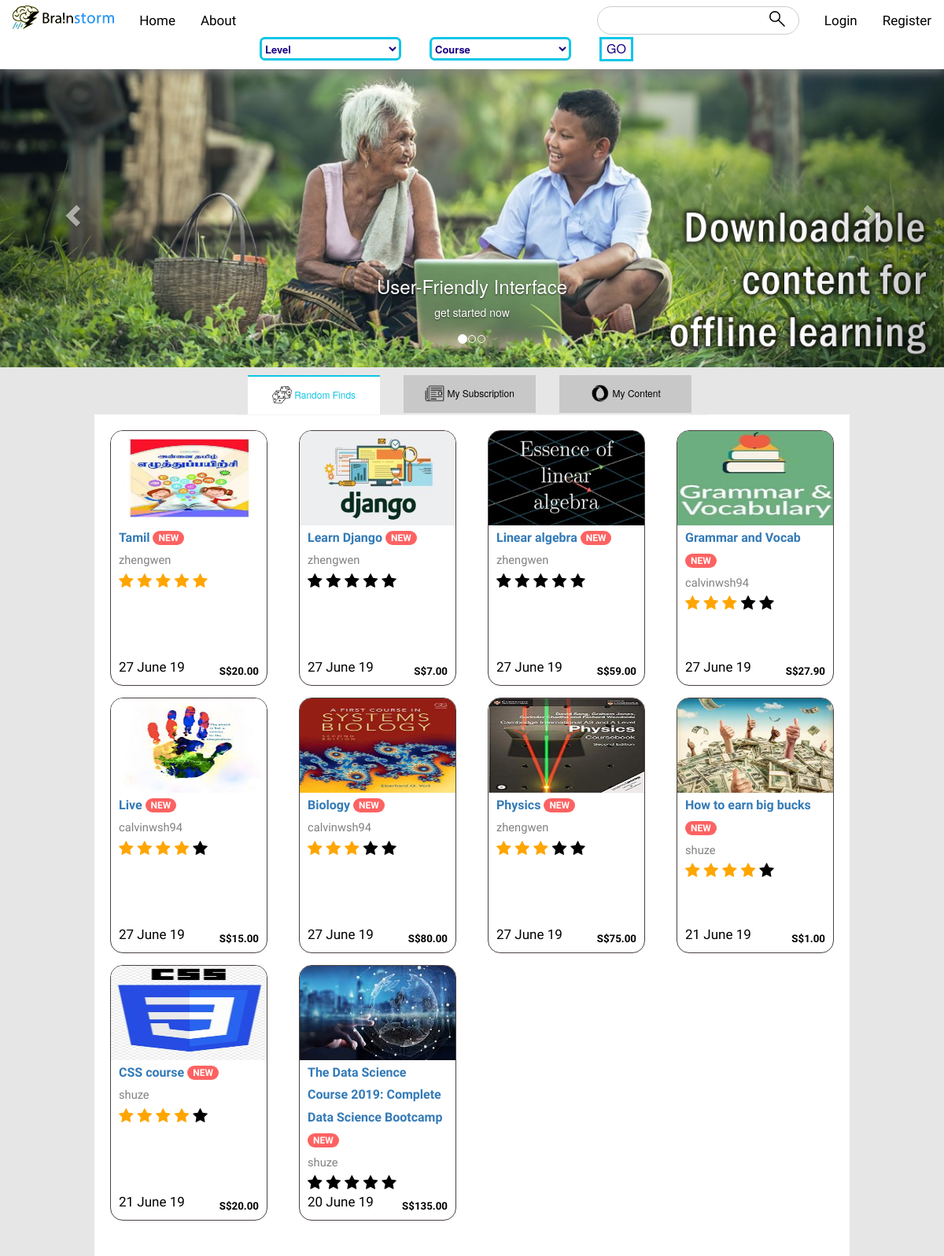
The page / on the database its author committed.
### store/models.py (models this page shows, shortened)
class Post(models.Model):
	title = models.CharField(max_length=100)
	image = models.ImageField(default = 'default0.jpg', upload_to='course_image/')
	description = models.TextField()
	price = models.DecimalField(decimal_places=2, max_digits=6)
	date_posted = models.DateTimeField(default=timezone.now)
	author = models.ForeignKey(User, on_delete=models.CASCADE)
	rating = models.IntegerField(default = 0)

### store/views.py (the view)
# urls.py: path('', PostListView.as_view(), name='store-home'),
class PostListView(ListView):
	model = Post
	template_name = 'store/home.html' # <app>/<model>_<viewtype>.html
	context_object_name = 'post'
	ordering = ['-date_posted']
	paginate_by = 12

### store/templates/store/home.html (shortened to what this page needs)
{% extends "store/base.html" %}
{% block content %}
      <div id="useless">
          <div id="myCarousel" class="carousel slide" data-ride="carousel">
    <ol class="carousel-indicators">
      <li data-target="#myCarousel" data-slide-to="0" class="active"></li>
      <li data-target="#myCarousel" data-slide-to="1"></li>
      <li data-target="#myCarousel" data-slide-to="2"></li>
    </ol>
  <div class="carousel-inner">
    <div class="item active">
      <div class="cover_holder">
      <img src="/static/store/kids.jpg" alt="c0">
      <div class="carousel-caption">
        <h3>User-Friendly Interface</h3>
        <p>get started now</p>
      </div>
      </div>
    </div>
  </div>
  <a class="left carousel-control" href="#myCarousel" data-slide="prev">
    <span class="glyphicon glyphicon-chevron-left"></span>
  </a>
  <a class="right carousel-control" href="#myCarousel" data-slide="next">
    <span class="glyphicon glyphicon-chevron-right"></span>
  </a>
</div>
      </div>
      <div class="panel">
        <span class="shape">
          <a style="background-color: white; color: rgb(16, 197, 230); border-top: solid 2px rgb(16, 197, 230);">
            <img src="/static/store/random.gif" alt="">
            Random Finds
          </a>
          </span>
          <span class="shape">
          <a href="#">
            <img src="/static/store/Subscription.gif" alt="">
            My Subscription
          </a>
          </span>
          <span class="shape">
          {% if user.is_authenticated %}
          <a  href="{% url 'user-posts' user.username %}">
          {% else %}
          <a  href="{% url 'login' %}">
          {% endif %}
            <img src="/static/store/content.gif" alt="">
            My Content
          </a>
          </span>
      </div>
      <p style="padding: 20px;"></p>
      <div style="padding-top: 20px;" id="main" >
      <section class="text-center mb-4">
        <div class="row">
        {% for post in post %}
          <div class="col-lg-3 col-md-6 mb-4">
            <div id="course_card">
              <div class="view overlay">
                <img style="margin-left: -10px;" src="{{ post.image.url }}" alt="">
              </div>
              <div>
                <div>
                  <strong>
                    <a class="title" href="{% url 'post-detail' post.id %}" > <span>{{ post.title }}</span>
                      <span  style="background-color: rgb(253, 98, 98);" class="badge badge-pill danger-color">NEW
                      </span>
                    </a>
                  </strong>
                </div>
                <a href="{% url 'user-posts' post.author.username %}" class="author">
                  {{ post.author }}
                </a>
                <div class="rating">
                {% if post.rating == 0 %}
                <span class="fa fa-star"></span>
                <span class="fa fa-star"></span>
                <span class="fa fa-star"></span>
                <span class="fa fa-star"></span>
                <span class="fa fa-star"></span>
                {% elif post.rating == 1 %}
                <span class="fa fa-star checked"></span>
                <span class="fa fa-star"></span>
                <span class="fa fa-star"></span>
                <span class="fa fa-star"></span>
                <span class="fa fa-star"></span>
                {% elif post.rating == 2 %}
                <span class="fa fa-star checked"></span>
                <span class="fa fa-star checked"></span>
                <span class="fa fa-star"></span>
                <span class="fa fa-star"></span>
                <span class="fa fa-star"></span>
                {% elif post.rating == 3 %}
                <span class="fa fa-star checked"></span>
                <span class="fa fa-star checked"></span>
                <span class="fa fa-star checked"></span>
                <span class="fa fa-star"></span>
                <span class="fa fa-star"></span>
                {% elif post.rating == 4 %}
                <span class="fa fa-star checked"></span>
                <span class="fa fa-star checked"></span>
                <span class="fa fa-star checked"></span>
                <span class="fa fa-star checked"></span>
                <span class="fa fa-star"></span>
                {% elif post.rating == 5 %}
                <span class="fa fa-star checked"></span>
                <span class="fa fa-star checked"></span>
                <span class="fa fa-star checked"></span>
                <span class="fa fa-star checked"></span>
                <span class="fa fa-star checked"></span>
                {% endif %}
                </div>
                <div>
                  <strong style="text-align: right;" class="price">S${{ post.price }}
                  </strong>
                </div>
                <small class="date">
                   {{ post.date_posted|date:'d F y'}}
                </small>
              </div>
            </div>
          </div>
        {% endfor %}
 </div>
      </section>
</div>
{% endblock content %}

### store/static/store/main.css (style rules this page uses)
body { color: black; padding: 0; margin: 0; background-color: rgb(230, 230, 230); height: 100%; margin: 0; background-attachment: fixed; }
#main { z-index: -1; color: black; background-color: rgb(255, 255, 255); font-family: 'Athiti', sans-serif; margin-top: 0%; font-size: 15pt; margin-left: 10%; margin-right: 10%; padding: 15px; padding-top: 100px; }
#useless img { display: block; margin-left: auto; margin-right: auto; width: 100%; }
.cover_holder { width: 100%; margin-right: auto; margin-left: auto; background: black; }
#useless { padding-top: 70px; border: none; }
.panel { margin-left: auto; margin-right: auto; width: 50%; background-color: rgb(230, 230, 230); overflow: hidden; margin-top: 10px; margin-bottom: -50px; border: none; z-index: 0; position: relative; }
.panel a { float: left; width: 28%; background-color: rgb(200, 200, 200); margin-right: 2.5%; margin-left: 2.5%; display: block; color: black; text-align: center; padding: 14px 16px; text-decoration: none; font-size: 12px; outline: none; }
.panel img { margin-top: -4px; width: 25px; }
#course_card img { width: 200px; height: 120px; }
#course_card { margin-left: auto; margin-right: auto; background-color: white; padding-left: 10px; padding-right: 10px; height: 325px; width: 200px; border: solid 1pt rgb(75, 65, 65); box-shadow: #231; text-align: left; color: black; border-radius: 12pt; overflow: hidden; display: block; position: relative; }
#course_card .title { font-size: 12pt; }
#course_card .price { font-size: 10pt; position: absolute; bottom: 8px; right: 10px; }
#course_card .date { padding-top: 20px; float: left; position: absolute; bottom: 10px; }
#course_card .author { color: grey; font-size: 11pt; }
.checked { color: orange; }
.rating { float: none; padding: 0; margin: 0; }

### rows shown on the page
Post: image (picture), title "Tamil", author "zhengwen", rating 5 (drawn), price "20.00", date_posted "27 June 19"
Post: image (picture), title "Learn Django", author "zhengwen", rating 0 (drawn), price "7.00", date_posted "27 June 19"
Post: image (picture), title "Linear algebra", author "zhengwen", rating 0 (drawn), price "59.00", date_posted "27 June 19"
Post: image (picture), title "Grammar and Vocab", author "calvinwsh94", rating 3 (drawn), price "27.90", date_posted "27 June 19"
Post: image (picture), title "Live", author "calvinwsh94", rating 4 (drawn), price "15.00", date_posted "27 June 19"
Post: image (picture), title "Biology", author "calvinwsh94", rating 3 (drawn), price "80.00", date_posted "27 June 19"
Post: image (picture), title "Physics", author "zhengwen", rating 3 (drawn), price "75.00", date_posted "27 June 19"
Post: image (picture), title "How to earn big bucks", author "shuze", rating 4 (drawn), price "1.00", date_posted "21 June 19"
Post: image (picture), title "CSS course", author "shuze", rating 4 (drawn), price "20.00", date_posted "21 June 19"
Post: image (picture), title "The Data Science Course 2019: Complete Data Science Bootcamp", author "shuze", rating 0 (drawn), price "135.00", date_posted "20 June 19"
